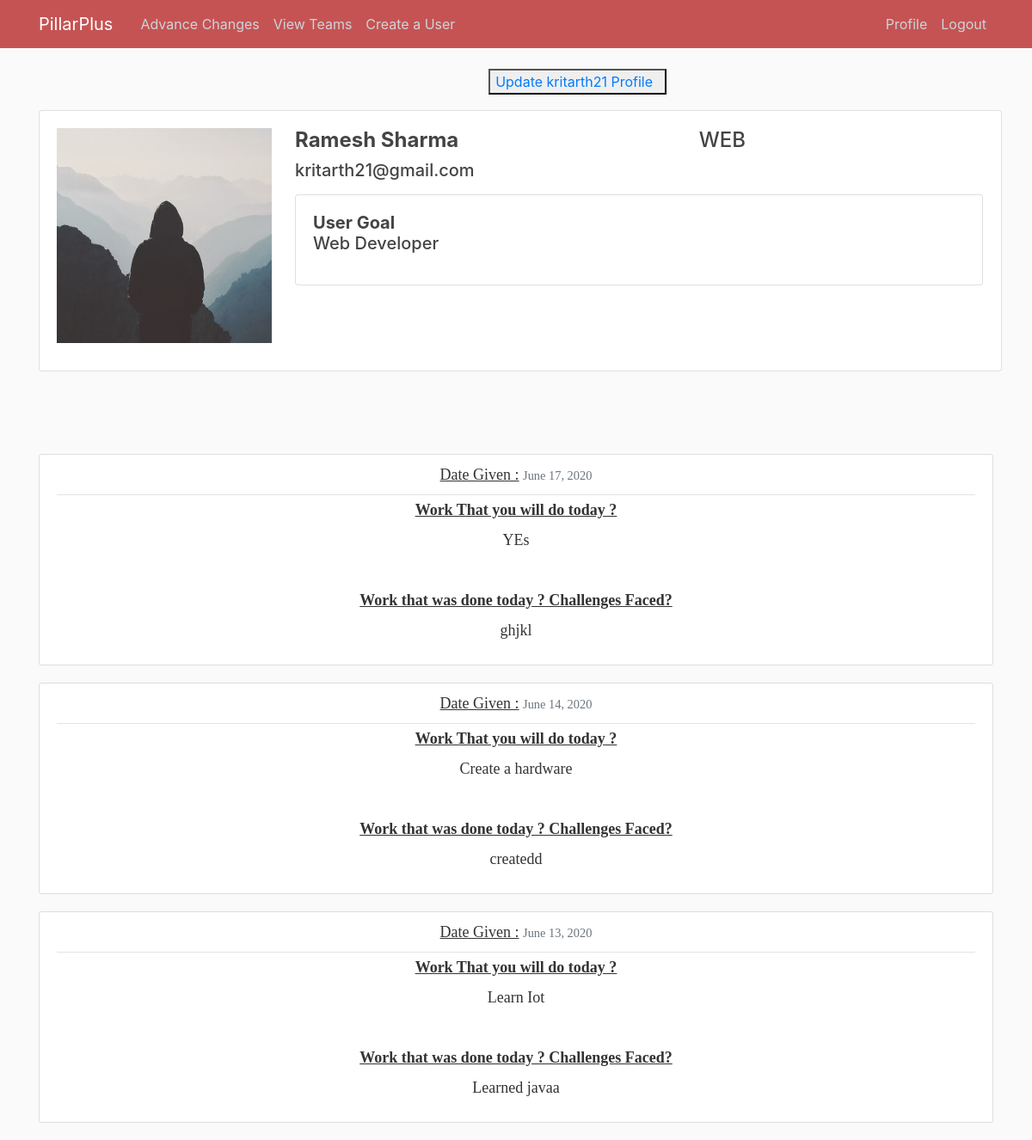
The app's page /user/kritarth21 (signed in) with its own data.
### blog/models.py (models this page shows, shortened)
class Post(models.Model):
    assigned_employee = models.ForeignKey(User, on_delete=models.CASCADE)
    work_today = models.CharField(max_length=500)
    work_done = models.TextField(max_length=500,null=True,blank=True)
    date_posted = models.DateTimeField(default=timezone.now)

### users/models.py (models this page shows, shortened)
class Profile(models.Model):
    user = models.OneToOneField(User, on_delete=models.CASCADE)
    image = models.ImageField(default='default.jpg', upload_to='profile_pics')
    goal=models.CharField(max_length=1000)
    role=models.CharField(max_length=100)
    team=models.ForeignKey(Team,on_delete=models.CASCADE,blank=True, null=True)

### blog/views.py (the view)
# urls.py: path('user/<str:username>', UserPostList.as_view(), name='user-posts'),
class UserPostList(LoginRequiredMixin,ListView):
    model = Post
    template_name = 'blog/user_posts.html'  # <app>/<model>_<viewtype>.html
    context_object_name = 'posts'
    paginate_by = 5
    currentTime = datetime.datetime.now()
    def get_queryset(self):
        print(self.request.user)
        print(Post.objects.all())
        user = get_object_or_404(User, username=self.kwargs.get('username'))
        return Post.objects.filter(assigned_employee__username=user).order_by('-date_posted')

### blog/templates/blog/user_posts.html (shortened to what this page needs)
{% extends "blog/base.html" %}
{% block content %}
                     {% if user.is_superuser %}
        <button type='button' style="float:right"><a class="mr-2" href="{% url 'profileupdate' view.kwargs.username %}">Update {{view.kwargs.username}} Profile</a></button>
                      {% endif %}
 <br>
 <br>
<div class="container" style="margin:auto;">
    <div class="row">
        <div class="col-xs-120 col-sm-100 col-md-180">
        <div class="card" style="width: 70rem;">
      <div class="card-body">
        <h5 class="card-title">
                <div class="row">
                    <div class="col-sm-3 col-md-3">
                        <img src="{{ posts.first.assigned_employee.profile.image.url }}" alt="" class="img-rounded img-responsive" />
                    </div>
                    <div class="col-sm-6 col-md-6" style="">
                        <h4>
                           <b> {{ posts.first.assigned_employee.get_full_name }}</b><p style="float:right;"> {{ posts.first.assigned_employee.profile.role|safe }}
</p></h4>
                        <p>
                            {{ posts.first.assigned_employee.email }}
                            <br />
                            <div class="card" style="width: 50rem;">
  <div class="card-body">
<p class="article-content"><b>User Goal</b><br>{{ posts.first.assigned_employee.profile.goal|safe }}</p></p>
  </div>
</div>
  </div>
</div>  </div>
                        </div>
                    </div>
                </div>
            </div>
    </div>  <br>
    <br>
    <br>
    <br>
    {% for post in posts %}
                              <article class="media content-section" style="text-align: center;">
                 <br>
                 <br>
                 <br>
                    <div class="media-body">
            <div class="article-metadata">
          <label for="formGroupExampleInput2"><u>Date Given :</u></label>
              <small class="text-muted">{{ post.date_posted|date:"F d, Y" }}</small>
            </div>
            <label for="formGroupExampleInput2"><u><b>Work That you will do today ? </u></b></label><br>
            <p class="article-content">{{ post.work_today }}</a><br><br></p>
                           <label for="formGroupExampleInput2"><u><b>Work that was done today ? Challenges Faced?</u></b></label><br>
            <p class="article-content">{{ post.work_done }} </a></p>
          </div>
        </article>
    {% endfor %}
{% endblock content %}

### blog/static/blog/main.css (style rules this page uses)
body { background: #fafafa; color: #333333; margin-top: 5rem; }
h1, h2, h3, h4, h5, h6 { color: #444444; }
.content-section { font-family: Georgia, 'Times New Roman', Times, serif; background: #ffffff; padding: 10px 20px; border: 1px solid #dddddd; border-radius: 3px; margin-bottom: 20px; font-size: large; }
.article-content { white-space: pre-line; }
.article-metadata { padding-bottom: 1px; margin-bottom: 4px; border-bottom: 1px solid #e3e3e3 }

### records on screen
Post: first.assigned_employee.profile.image (placeholder picture), first.assigned_employee.get_full_name "Ramesh Sharma", first.assigned_employee.profile.role "WEB", first.assigned_employee.email "kritarth21@gmail.com", first.assigned_employee.profile.goal "Web Developer", date_posted "June 17, 2020", work_today "YEs", work_done "ghjkl"
Post: date_posted "June 14, 2020", work_today "Create a hardware", work_done "createdd"
Post: date_posted "June 13, 2020", work_today "Learn Iot", work_done "Learned javaa"

### other values on screen
{{ view.kwargs.username }} "kritarth21"
